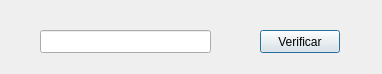
<?xml version="1.0" encoding="UTF-8"?>
<ui version="4.0">
 <class>Dialog</class>
 <widget class="QDialog" name="Dialog">
  <property name="geometry">
   <rect>
    <x>0</x>
    <y>0</y>
    <width>382</width>
    <height>74</height>
   </rect>
  </property>
  <property name="windowTitle">
   <string>Verificar Contrasena</string>
  </property>
  <widget class="QLineEdit" name="Contrasena">
   <property name="geometry">
    <rect>
     <x>40</x>
     <y>30</y>
     <width>171</width>
     <height>23</height>
    </rect>
   </property>
  </widget>
  <widget class="QPushButton" name="Verificar">
   <property name="geometry">
    <rect>
     <x>260</x>
     <y>30</y>
     <width>80</width>
     <height>23</height>
    </rect>
   </property>
   <property name="text">
    <string>Verificar</string>
   </property>
  </widget>
 </widget>
 <resources/>
 <connections/>
</ui>
